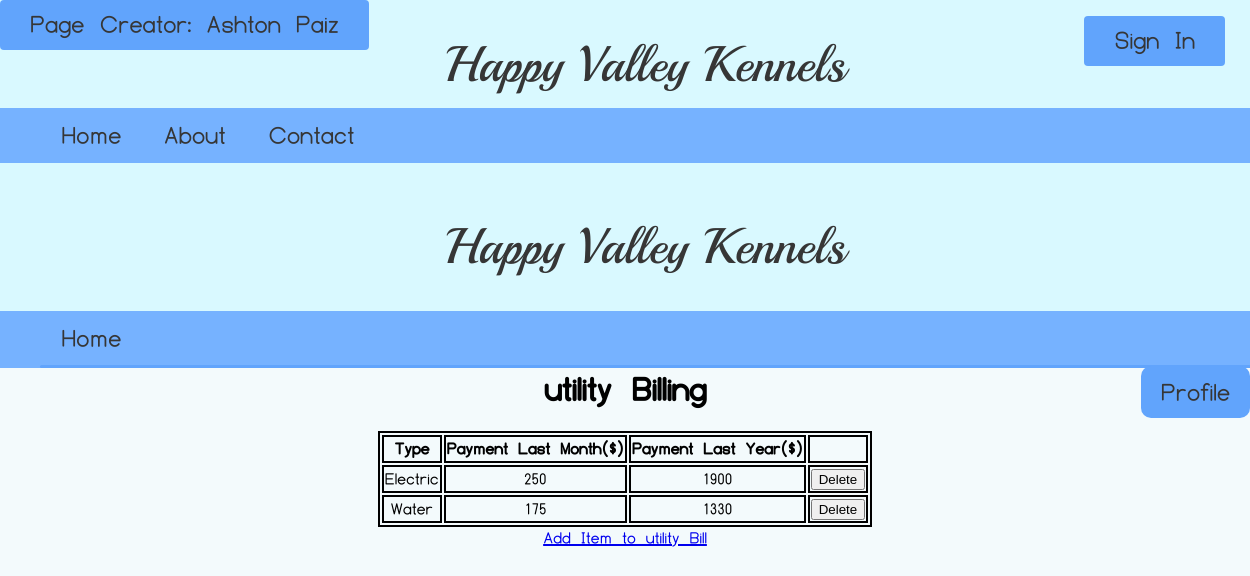
/Finance/Utilities/Utility_billing/index.php, run on the app's committed database.
### tables this page shows
CREATE TABLE utility_billing (
	utility_id int primary key auto_increment,
	utility_type varchar(255) not null,
    last_month_payment int not null,
    last_year_payment int not null
);

### Finance/Utilities/Utility_billing/index.php (the view, shortened to what this page needs)
<?php
include ".../assets/Header/Header.php";
require_once('database.php');
$query = 'SELECT * FROM utility_billing
                       ORDER BY utility_id';
$statement = $db->prepare($query);
$statement->execute();
$utilities = $statement->fetchAll();
?>
<!DOCTYPE html>
<html>
<head>
    <link rel="stylesheet" type="text/css" href="bill_and_inventory.css" />
</head>
<body>
    <div id="Page_Header">
            <a href="../Home">Happy Valley Kennels</a>
        </div>
        <ul id="Nav_Bar">
            <li><a href="../Home">Home</a></li>
            <li id="Profile_Button"><a href="../Profile">Profile</a></li>
        </ul>
    <h1>utility Billing</h1>
    <section>
        <table>
            <tr>
                <th>Type</th>
                <th>Payment Last Month($)</th>
                <th>Payment Last Year($)</th>
                <th>&nbsp;</th>
            </tr>
            <?php foreach ($utilities as $utility) : ?>
            <tr>
                <td><?php echo $utility['utility_type']; ?></td>
                <td><?php echo $utility['last_month_payment']; ?></td>
                <td><?php echo $utility['last_year_payment']; ?></td>
                <td><form action="delete_utility.php" method="post">
                    <input type="submit" value="Delete">
                </form></td>
            </tr>
            <?php endforeach; ?>
        </table>
        <p><a href="add_utility_form.php">Add Item to utility Bill</a></p>
    </section>
</body>
</html>

### Finance/Utilities/Utility_billing/bill_and_inventory.css (style rules this page uses)
body { margin: 0; padding: 0; background-color: rgb(243, 250, 252); }
#Page_Header { background-color: rgb(217, 249, 255); padding: 20px; display: flex; justify-content: center; }
#Page_Header a { margin: 0; text-decoration: none; font-size: 50px; color: rgb(54, 54, 54); }
#Nav_Bar { background-color: rgb(118, 178, 255); margin-top: 0; margin-bottom: 0; list-style: none; overflow: hidden; }
#Nav_Bar li { float: left; }
#Nav_Bar li a { display: block; font-size: 30px; color: rgb(54, 54, 54); text-decoration: none; padding-top: 10px; padding-bottom: 10px; padding-left: 20px; padding-right: 20px; }
#Profile_Button a { position: absolute; right: 0; background-color: rgb(97, 164, 252); font-size: 30px; color: rgb(54, 54, 54); text-decoration: none; padding-top: 8px; padding-bottom: 10px; padding-left: 20px; padding-right: 20px; border-style: none; }
table, th, td { border: 2px solid black; }
table { margin: auto; text-align: center; }
h1, p { text-align: center; margin: auto; padding-bottom: 20px; }

### data on the page
utility_billing: utility_type "Electric", last_month_payment "250", last_year_payment "1900"
utility_billing: utility_type "Water", last_month_payment "175", last_year_payment "1330"

### other printed values
$page_creator "Ashton Paiz"
$username "Sign In"
